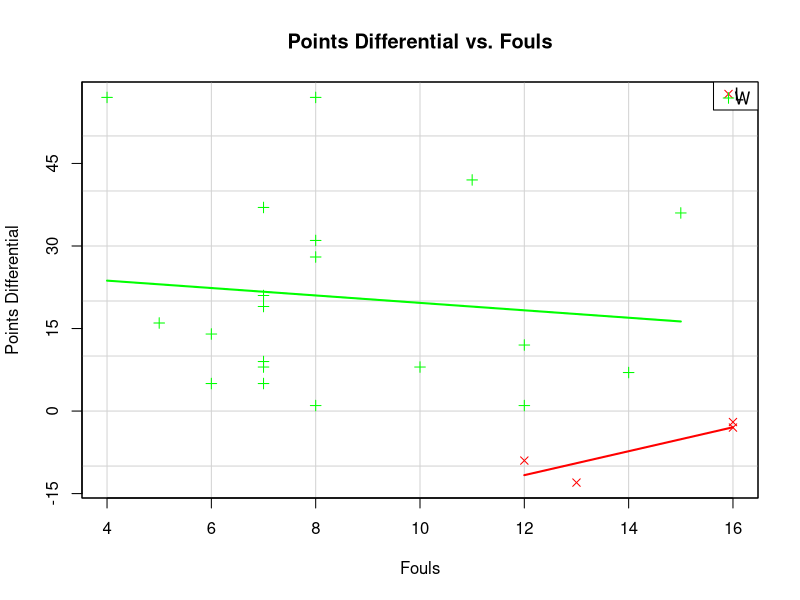
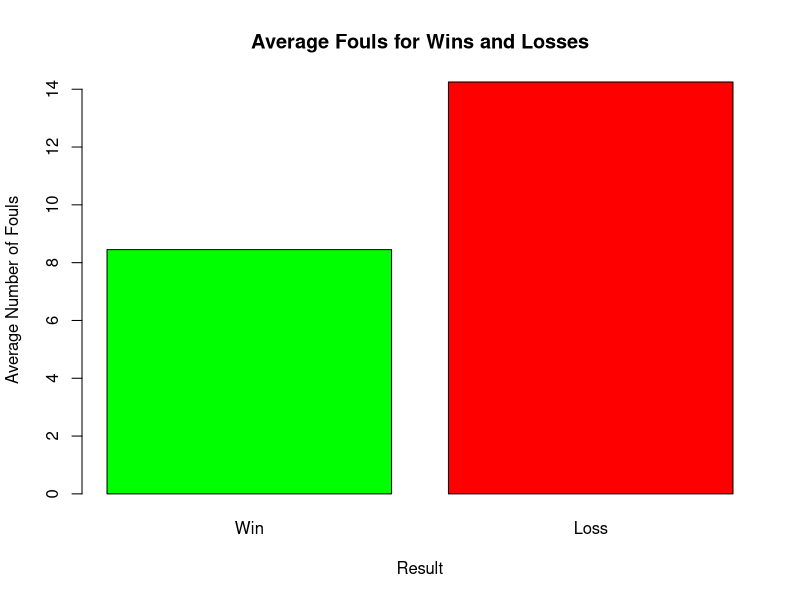
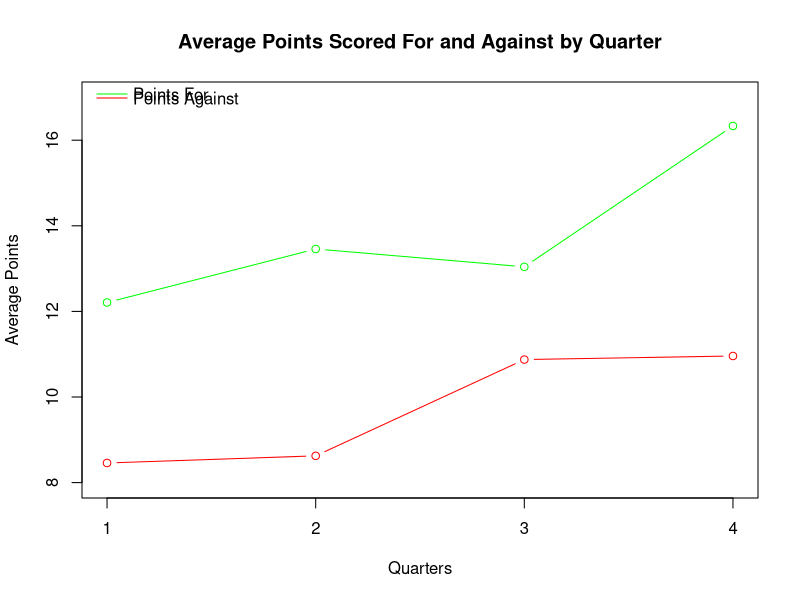
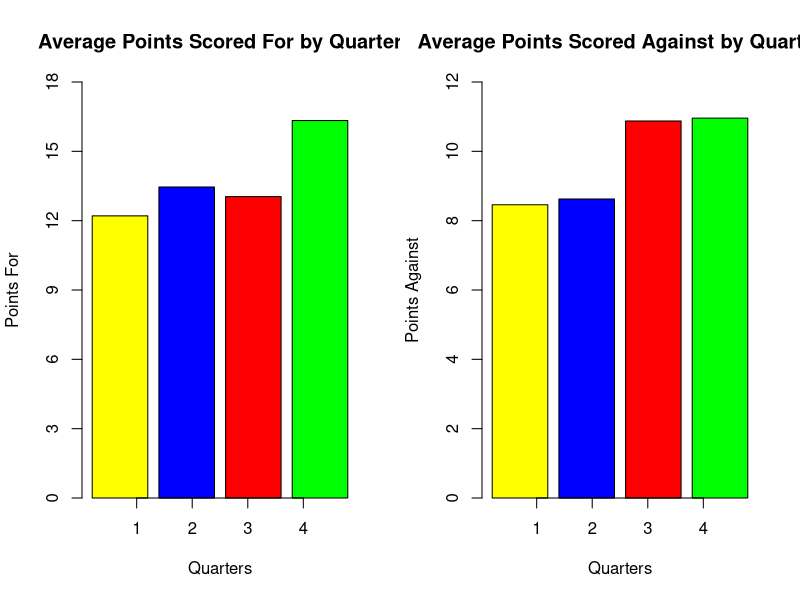
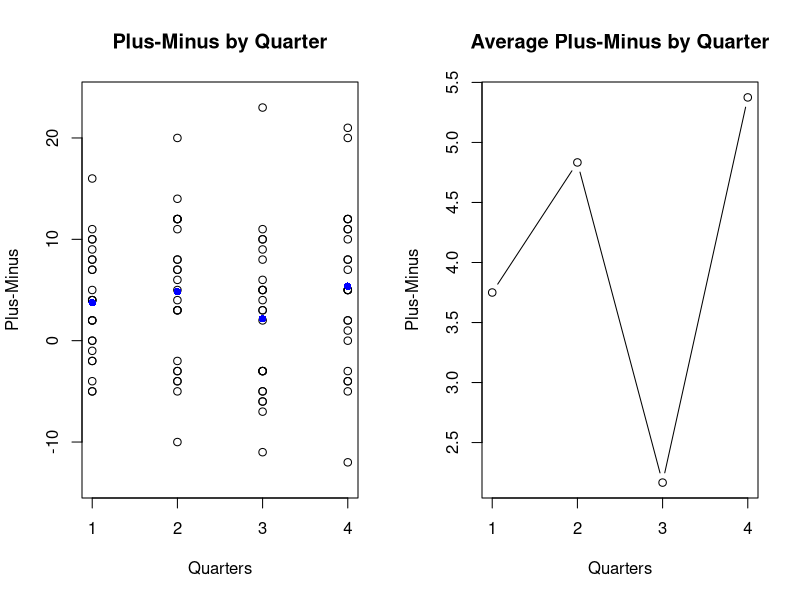
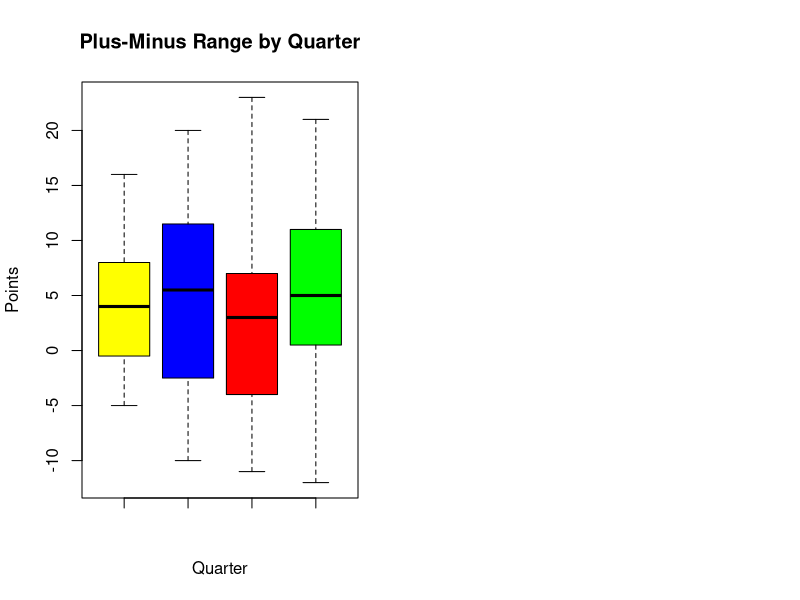

R code for these plots, in order: (Note: this script raises an error after producing the figures.)
# set working directory
setwd("C:/Users/linni/OneDrive/Desktop/Personal/Practice_Programming/Slay-Ups-Stats")

# read data
data = read.csv("Data/BBALL_STATS.csv")
attach(data)

# summaries
summary(data)

library("car")

# scatter of points diff by number of fouls given the result
scatterplot(points_diff ~ fouls | result, data = data, xaxt = 'n', yaxt = 'n',
            legend = FALSE, col = c("red", 'green'), xlab = "Fouls",
            ylab = "Points Differential", main = "Points Differential vs. Fouls",
            pch = c(4,3), smooth = FALSE)
legend("topright", c("L", "W"), pch = c(4,3), col = c("red", 'green'), cex = 1,
       bty = 'o', x.intersp = 0.4, y.intersp = 0.2)
axis(1, at = c(4,6,8,10,12,14,16))
axis(2, at = c(-15,0,15,30,45,60))

win = subset(data, result == "W")
win_fouls_mean = mean(win$fouls, na.rm = TRUE)

loss = subset(data, result == "L")
loss_fouls_mean = mean(loss$fouls, na.rm = TRUE)

barplot(c(win_fouls_mean, loss_fouls_mean), names.arg = c("Win", "Loss"),
        main = "Average Fouls for Wins and Losses", xlab = "Result",
        ylab = "Average Number of Fouls", col = c("green", "red"))

################################################################################
#                    By quarter analysis - All Season                          #
################################################################################

# create empty vectors
qtr_off_means = c(mean(qtr1_for, na.rm = TRUE),mean(qtr2_for, na.rm = TRUE),
                  mean(qtr3_for, na.rm = TRUE), mean(qtr4_for, na.rm = TRUE))
qtr_def_means = c(mean(qtr1_against, na.rm = TRUE),mean(qtr2_against,
                  na.rm = TRUE), mean(qtr3_against, na.rm = TRUE),
                  mean(qtr4_against, na.rm = TRUE))


# plot mean points per quarter
plot(qtr_off_means, type = "b", xlab = "Quarters", xaxt = "n",
     ylab = "Average Points", col = "green", ylim = c(8,17),
     main = "Average Points Scored For and Against by Quarter")
points(qtr_def_means, type = "b", col = "red")
axis(1, at = c(1,2,3,4))
legend("topleft", c("Points For", "Points Against"), col = c("green", "red"),
       lty = 1, bty = 'n', x.intersp = 0.4, y.intersp = 0.2)

par(mfrow = c(1,2))
barplot(qtr_off_means, xlab = "Quarters", ylab = "Points For", names.arg =
        c("1st", "2nd", "3rd", "4th"), col = c("yellow", "blue", "red",
        "green"), ylim = c(0,18), yaxt = 'n', xaxt = 'n',
        main = "Average Points Scored For by Quarter")
axis(1, at = c(1,2,3,4))
axis(2, at = c(0,3,6,9,12,15,18))
barplot(qtr_def_means, xlab = "Quarters", ylab = "Points Against", names.arg =
        c("1st", "2nd", "3rd", "4th"), col = c("yellow", "blue", "red",
        "green"), ylim = c(0,12), xaxt = 'n', yaxt = 'n',
        main = "Average Points Scored Against by Quarter")
axis(1, at = c(1,2,3,4))
axis(2, at = c(0,2,4,6,8,10,12))

# create matrix of plus-minus by quarter for each game

qtr_pm = matrix(0, nrow = 4, ncol = length(game))

for (j in 1:4){
  for (k in 1:length(game)){
    qtr_for = c(qtr1_for, qtr2_for, qtr3_for, qtr4_for)
    
    qtr_against = c(qtr1_against, qtr2_against, qtr3_against, qtr4_against)
    
    qtr_pm[j,k] = qtr_for[length(game)*(j-1)+k]-qtr_against[length(game)*(j-1)+k]
  }
}


# create average plus-minus by quarter
mean_qtr_pm = rep(0,4)

for (j in 1:4){
  mean_qtr_pm[j] = qtr_off_means[j] - qtr_def_means[j]
}

# plot plus minus by quarter
matplot(c(1,2,3,4), qtr_pm, type = 'p', xlab = "Quarters", pch = 1, col = "black",
        xaxt = 'n', ylab = "Plus-Minus", main = "Plus-Minus by Quarter",
        ylim = c(-14,24))
axis(1, at = c(1,2,3,4))
points(c(1,2,3,4), mean_qtr_pm, col = "blue", pch = 16, type = 'p')

# plot plus minus by quarter
plot(mean_qtr_pm, type = 'b', xlab = "Quarters", pch = 1, col = "black",
     xaxt = 'n', ylab = "Plus-Minus", main = "Average Plus-Minus by Quarter")
axis(1, at = c(1,2,3,4))

# variance
pm_var = rep(0,4)
for (l in 1:4){
  pm_var[l] = var(qtr_pm[l,], na.rm = TRUE)
}

boxplot(qtr_pm[1,],qtr_pm[2,],qtr_pm[3,],qtr_pm[4,],
        main = "Plus-Minus Range by Quarter", xlab = "Quarter", ylab = "Points",
        col = c("yellow", "blue", "red", "green"))


################################################################################
#                             Predictive Modelling                            #
################################################################################

data$result_binary = as.integer(data$result == "W")

twoway_model = lm(result_binary ~ qtr1_for + qtr2_for + qtr3_for + qtr4_for +
     qtr1_against + qtr2_against + qtr3_against + qtr4_against + fouls, data = data)
summary(twoway_model)

off_model = lm(result_binary ~ qtr1_for + qtr2_for + qtr3_for + qtr4_for + fouls, data = data)
summary(off_model)

def_model = lm(result_binary ~ qtr1_against + qtr2_against + qtr3_against + qtr4_against + fouls, data = data)
summary(def_model)

firsthalf_model = lm(result_binary ~ qtr1_for + qtr2_for + qtr1_against + qtr2_against, data = data)
summary(firsthalf_model)

secondhalf_model = lm(result_binary ~ qtr3_for + qtr4_for + qtr3_against + qtr4_against, data = data)
summary(secondhalf_model)

firstqtr_model = lm(result_binary ~ qtr1_for + qtr1_against, data = data)
summary(firstqtr_model)

secondqtr_model = lm(result_binary ~ qtr2_for + qtr2_against, data = data)
summary(secondqtr_model)

thirdqtr_model = lm(result_binary ~ qtr3_for + qtr3_against, data = data)
summary(thirdqtr_model)

fourthqtr_model = lm(result_binary ~ qtr4_for + qtr4_against, data = data)
summary(forthqtr_model)

best_model = lm(result_binary ~ qtr2_against + qtr3_against + fouls, data = data)
summary(best_model)

################################################################################
